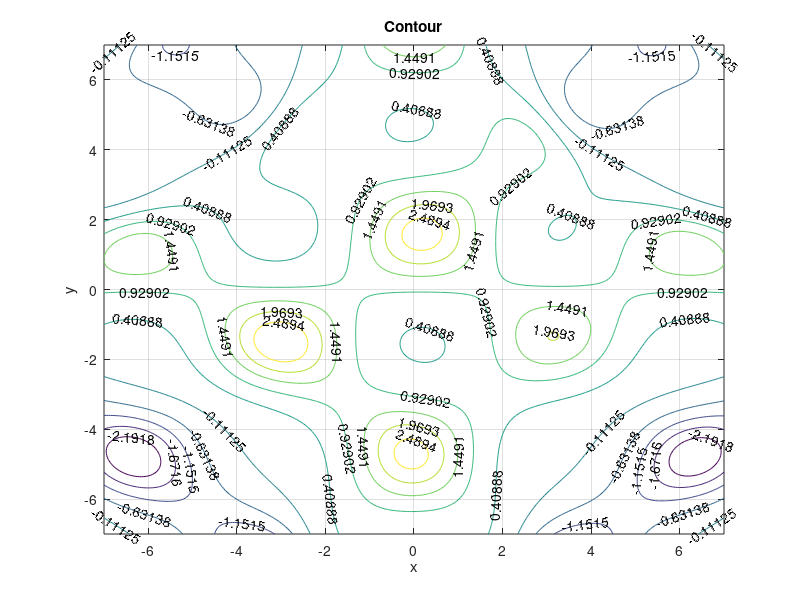

This chart was generated by the following MATLAB code:
%Make a rectangular grid on the 𝑥𝑥 − 𝑦𝑦 plane
[x,y]=meshgrid(-7:0.05:7,-7:0.05:7);
%calculate 𝑧𝑧 at all 𝑥𝑥 and 𝑦𝑦 values
z = cos(x.*y/10) .* exp( cos(x).*sin(y) + 0.15*x.*y.*exp(-(x.^2 + y.^2)/10) );

%add a colorbar to "see" the values of each contour
colorbar
%add title, labels and legends as needed
[c h]=contour(x,y,z,10);
clabel(c,h)

xlabel('x'); ylabel('y'); zlabel('z');
title('Contour');
grid on
